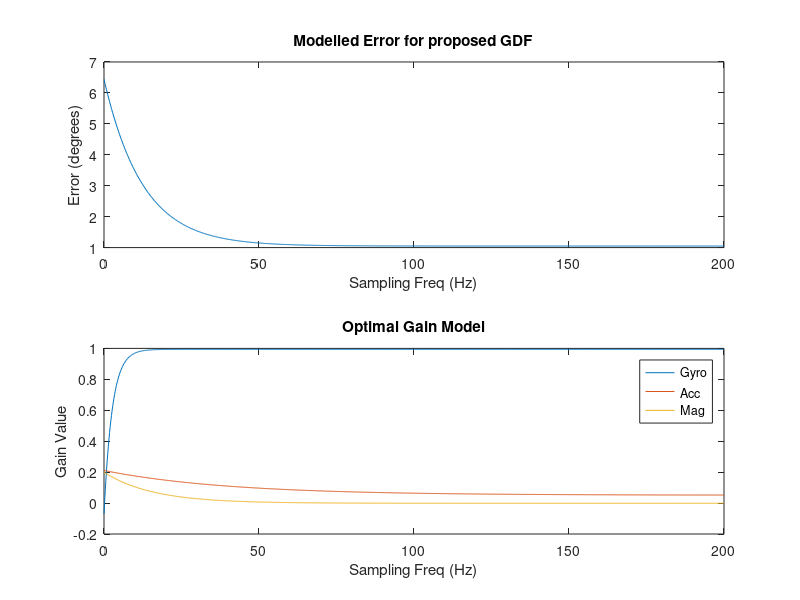

Write MATLAB code to recreate this figure.

fs = linspace(0,200,1000);
dt = 1./fs;

% Error Model
% Model parameters for the proposed GDF, table 4
E0 = 6.44;
EINF = 1.05;
lambda = 0.08;

modelledError = (E0-EINF)*exp(-lambda./dt)+EINF;

figure;
subplot(211)
plot(fs,modelledError)
xlabel('Sampling Freq (Hz)')
ylabel('Error (degrees)')
title('Modelled Error for proposed GDF')

% Optimal gain model
BINF_GYRO = 0.9937;
C_GYRO = -1.064;
LAMBDA_GYRO = 0.379;
BETA_GYRO = C_GYRO*exp(-LAMBDA_GYRO./dt) + BINF_GYRO;

BINF_ACC = 0.0507;
C_ACC = 0.160;
LAMBDA_ACC = 0.025;
BETA_ACC = C_ACC*exp(-LAMBDA_ACC./dt) + BINF_ACC;

BINF_MAG = -0.0013;
C_MAG = 0.201;
LAMBDA_MAG = 0.064;
BETA_MAG = C_MAG*exp(-LAMBDA_MAG./dt) + BINF_MAG;

subplot(212)
plot(fs,BETA_GYRO);
hold on
plot(fs,BETA_ACC);
plot(fs,BETA_MAG);
xlabel('Sampling Freq (Hz)')
ylabel('Gain Value')

legend('Gyro','Acc','Mag')
title('Optimal Gain Model')
